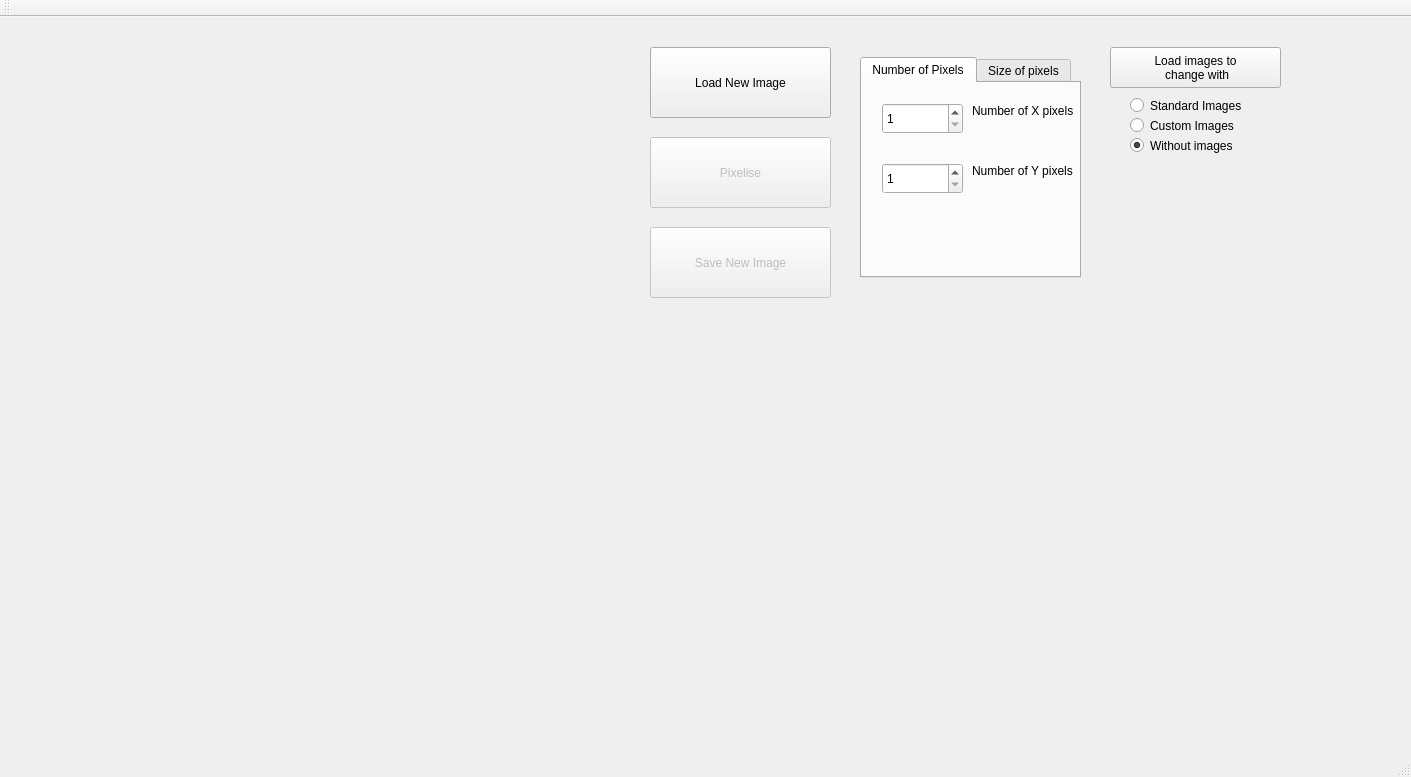
<?xml version="1.0" encoding="UTF-8"?>
<ui version="4.0">
 <class>MainWindow</class>
 <widget class="QMainWindow" name="MainWindow">
  <property name="geometry">
   <rect>
    <x>0</x>
    <y>0</y>
    <width>1411</width>
    <height>777</height>
   </rect>
  </property>
  <property name="windowTitle">
   <string>MainWindow</string>
  </property>
  <widget class="QWidget" name="centralWidget">
   <widget class="QPushButton" name="Button_Load">
    <property name="geometry">
     <rect>
      <x>650</x>
      <y>30</y>
      <width>181</width>
      <height>71</height>
     </rect>
    </property>
    <property name="text">
     <string>Load New Image</string>
    </property>
   </widget>
   <widget class="QLabel" name="label_path_image">
    <property name="geometry">
     <rect>
      <x>660</x>
      <y>120</y>
      <width>161</width>
      <height>21</height>
     </rect>
    </property>
    <property name="text">
     <string/>
    </property>
   </widget>
   <widget class="QLabel" name="label_image_container">
    <property name="geometry">
     <rect>
      <x>10</x>
      <y>10</y>
      <width>600</width>
      <height>350</height>
     </rect>
    </property>
    <property name="text">
     <string/>
    </property>
   </widget>
   <widget class="QPushButton" name="button_pixelise">
    <property name="enabled">
     <bool>false</bool>
    </property>
    <property name="geometry">
     <rect>
      <x>650</x>
      <y>120</y>
      <width>181</width>
      <height>71</height>
     </rect>
    </property>
    <property name="text">
     <string>Pixelise</string>
    </property>
   </widget>
   <widget class="QPushButton" name="button_Save">
    <property name="enabled">
     <bool>false</bool>
    </property>
    <property name="geometry">
     <rect>
      <x>650</x>
      <y>210</y>
      <width>181</width>
      <height>71</height>
     </rect>
    </property>
    <property name="text">
     <string>Save New Image</string>
    </property>
   </widget>
   <widget class="QLabel" name="label_image_pixel">
    <property name="geometry">
     <rect>
      <x>640</x>
      <y>370</y>
      <width>600</width>
      <height>350</height>
     </rect>
    </property>
    <property name="text">
     <string/>
    </property>
   </widget>
   <widget class="QTabWidget" name="tabWidget">
    <property name="geometry">
     <rect>
      <x>860</x>
      <y>40</y>
      <width>221</width>
      <height>221</height>
     </rect>
    </property>
    <property name="currentIndex">
     <number>0</number>
    </property>
    <widget class="QWidget" name="tab">
     <attribute name="title">
      <string>Number of Pixels</string>
     </attribute>
     <widget class="QLabel" name="Label_maxX">
      <property name="geometry">
       <rect>
        <x>20</x>
        <y>60</y>
        <width>171</width>
        <height>16</height>
       </rect>
      </property>
      <property name="text">
       <string/>
      </property>
     </widget>
     <widget class="QSpinBox" name="XPixel_new">
      <property name="geometry">
       <rect>
        <x>20</x>
        <y>20</y>
        <width>81</width>
        <height>31</height>
       </rect>
      </property>
      <property name="minimum">
       <number>1</number>
      </property>
     </widget>
     <widget class="QLabel" name="label">
      <property name="geometry">
       <rect>
        <x>110</x>
        <y>20</y>
        <width>131</width>
        <height>16</height>
       </rect>
      </property>
      <property name="text">
       <string>Number of X pixels</string>
      </property>
     </widget>
     <widget class="QLabel" name="Label_maxY">
      <property name="geometry">
       <rect>
        <x>20</x>
        <y>120</y>
        <width>161</width>
        <height>16</height>
       </rect>
      </property>
      <property name="text">
       <string/>
      </property>
     </widget>
     <widget class="QSpinBox" name="YPixel_new">
      <property name="geometry">
       <rect>
        <x>20</x>
        <y>80</y>
        <width>81</width>
        <height>31</height>
       </rect>
      </property>
      <property name="minimum">
       <number>1</number>
      </property>
      <property name="maximum">
       <number>1111111111</number>
      </property>
     </widget>
     <widget class="QLabel" name="label_2">
      <property name="geometry">
       <rect>
        <x>110</x>
        <y>80</y>
        <width>131</width>
        <height>16</height>
       </rect>
      </property>
      <property name="text">
       <string>Number of Y pixels</string>
      </property>
     </widget>
    </widget>
    <widget class="QWidget" name="tab_2">
     <attribute name="title">
      <string>Size of pixels</string>
     </attribute>
     <widget class="QSpinBox" name="YPixel_size">
      <property name="geometry">
       <rect>
        <x>20</x>
        <y>80</y>
        <width>81</width>
        <height>31</height>
       </rect>
      </property>
      <property name="minimum">
       <number>1</number>
      </property>
      <property name="maximum">
       <number>1111111111</number>
      </property>
     </widget>
     <widget class="QLabel" name="Label_maxX_2">
      <property name="geometry">
       <rect>
        <x>20</x>
        <y>60</y>
        <width>171</width>
        <height>16</height>
       </rect>
      </property>
      <property name="text">
       <string/>
      </property>
     </widget>
     <widget class="QSpinBox" name="XPixel_size">
      <property name="geometry">
       <rect>
        <x>20</x>
        <y>20</y>
        <width>81</width>
        <height>31</height>
       </rect>
      </property>
      <property name="minimum">
       <number>1</number>
      </property>
      <property name="maximum">
       <number>111111111</number>
      </property>
     </widget>
     <widget class="QLabel" name="Label_maxY_2">
      <property name="geometry">
       <rect>
        <x>20</x>
        <y>120</y>
        <width>161</width>
        <height>16</height>
       </rect>
      </property>
      <property name="text">
       <string/>
      </property>
     </widget>
     <widget class="QLabel" name="label_3">
      <property name="geometry">
       <rect>
        <x>110</x>
        <y>80</y>
        <width>131</width>
        <height>16</height>
       </rect>
      </property>
      <property name="text">
       <string>Size on Y</string>
      </property>
     </widget>
     <widget class="QLabel" name="label_4">
      <property name="geometry">
       <rect>
        <x>110</x>
        <y>20</y>
        <width>131</width>
        <height>16</height>
       </rect>
      </property>
      <property name="text">
       <string>Size on X</string>
      </property>
     </widget>
    </widget>
   </widget>
   <widget class="QPushButton" name="Button_load_images">
    <property name="geometry">
     <rect>
      <x>1110</x>
      <y>30</y>
      <width>171</width>
      <height>41</height>
     </rect>
    </property>
    <property name="text">
     <string>Load images to 
 change with</string>
    </property>
   </widget>
   <widget class="QRadioButton" name="radioButton_standard">
    <property name="geometry">
     <rect>
      <x>1130</x>
      <y>80</y>
      <width>141</width>
      <height>17</height>
     </rect>
    </property>
    <property name="text">
     <string>Standard Images</string>
    </property>
   </widget>
   <widget class="QRadioButton" name="radioButton_custom">
    <property name="geometry">
     <rect>
      <x>1130</x>
      <y>100</y>
      <width>181</width>
      <height>17</height>
     </rect>
    </property>
    <property name="text">
     <string>Custom Images</string>
    </property>
   </widget>
   <widget class="QRadioButton" name="radioButton_noImage">
    <property name="geometry">
     <rect>
      <x>1130</x>
      <y>120</y>
      <width>141</width>
      <height>17</height>
     </rect>
    </property>
    <property name="text">
     <string>Without images</string>
    </property>
    <property name="checked">
     <bool>true</bool>
    </property>
   </widget>
  </widget>
  <widget class="QMenuBar" name="menuBar">
   <property name="geometry">
    <rect>
     <x>0</x>
     <y>0</y>
     <width>1411</width>
     <height>21</height>
    </rect>
   </property>
  </widget>
  <widget class="QToolBar" name="mainToolBar">
   <attribute name="toolBarArea">
    <enum>TopToolBarArea</enum>
   </attribute>
   <attribute name="toolBarBreak">
    <bool>false</bool>
   </attribute>
  </widget>
  <widget class="QStatusBar" name="statusBar"/>
 </widget>
 <layoutdefault spacing="6" margin="11"/>
 <resources/>
 <connections/>
</ui>
